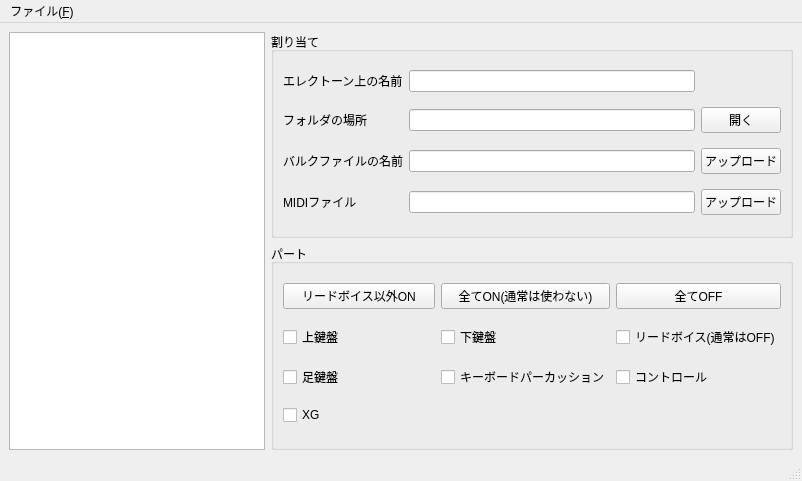
<?xml version="1.0" encoding="UTF-8"?>
<ui version="4.0">
 <author>Naoki Uehara</author>
 <class>mainwindow</class>
 <widget class="QMainWindow" name="mainwindow">
  <property name="geometry">
   <rect>
    <x>0</x>
    <y>0</y>
    <width>802</width>
    <height>481</height>
   </rect>
  </property>
  <property name="minimumSize">
   <size>
    <width>802</width>
    <height>481</height>
   </size>
  </property>
  <property name="windowTitle">
   <string>elsnam editor</string>
  </property>
  <widget class="QWidget" name="centralwidget">
   <layout class="QGridLayout" name="gridLayout">
    <item row="0" column="1">
     <widget class="QGroupBox" name="gbReg">
      <property name="title">
       <string>割り当て</string>
      </property>
      <layout class="QGridLayout" name="gridLayout_2">
       <item row="4" column="0">
        <widget class="QLabel" name="lbMIDIFile">
         <property name="text">
          <string>MIDIファイル</string>
         </property>
        </widget>
       </item>
       <item row="1" column="4">
        <widget class="QPushButton" name="btnFolderOpen">
         <property name="text">
          <string>開く</string>
         </property>
        </widget>
       </item>
       <item row="1" column="0">
        <widget class="QLabel" name="lbFolderPath">
         <property name="text">
          <string>フォルダの場所</string>
         </property>
        </widget>
       </item>
       <item row="3" column="2">
        <widget class="QLineEdit" name="tbBankFileName">
         <property name="sizePolicy">
          <sizepolicy hsizetype="Expanding" vsizetype="Fixed">
           <horstretch>0</horstretch>
           <verstretch>0</verstretch>
          </sizepolicy>
         </property>
         <property name="autoFillBackground">
          <bool>false</bool>
         </property>
         <property name="readOnly">
          <bool>true</bool>
         </property>
        </widget>
       </item>
       <item row="4" column="2">
        <widget class="QLineEdit" name="tbMIDIFileName">
         <property name="readOnly">
          <bool>true</bool>
         </property>
        </widget>
       </item>
       <item row="3" column="0">
        <widget class="QLabel" name="lbBankFile">
         <property name="text">
          <string>バルクファイルの名前</string>
         </property>
        </widget>
       </item>
       <item row="4" column="4">
        <widget class="QPushButton" name="btnMIDIUpload">
         <property name="text">
          <string>アップロード</string>
         </property>
        </widget>
       </item>
       <item row="3" column="4">
        <widget class="QPushButton" name="btnBankUpload">
         <property name="text">
          <string>アップロード</string>
         </property>
        </widget>
       </item>
       <item row="0" column="0">
        <widget class="QLabel" name="lbName">
         <property name="text">
          <string>エレクトーン上の名前</string>
         </property>
        </widget>
       </item>
       <item row="0" column="2">
        <widget class="QLineEdit" name="tbNameOnElectone">
         <property name="readOnly">
          <bool>true</bool>
         </property>
        </widget>
       </item>
       <item row="1" column="2">
        <widget class="QLineEdit" name="tbFolderName">
         <property name="readOnly">
          <bool>true</bool>
         </property>
        </widget>
       </item>
      </layout>
     </widget>
    </item>
    <item row="0" column="0" rowspan="2">
     <widget class="QListView" name="lvFolder">
      <property name="sizePolicy">
       <sizepolicy hsizetype="Preferred" vsizetype="Preferred">
        <horstretch>0</horstretch>
        <verstretch>0</verstretch>
       </sizepolicy>
      </property>
     </widget>
    </item>
    <item row="1" column="1">
     <widget class="QGroupBox" name="gbMIDI">
      <property name="title">
       <string>パート</string>
      </property>
      <layout class="QGridLayout" name="gridLayout_3">
       <item row="6" column="2">
        <widget class="QCheckBox" name="cbLead">
         <property name="text">
          <string>リードボイス(通常はOFF)</string>
         </property>
        </widget>
       </item>
       <item row="6" column="1">
        <widget class="QCheckBox" name="cbLower">
         <property name="text">
          <string>下鍵盤</string>
         </property>
        </widget>
       </item>
       <item row="6" column="0">
        <widget class="QCheckBox" name="cbUpper">
         <property name="text">
          <string>上鍵盤</string>
         </property>
        </widget>
       </item>
       <item row="0" column="0">
        <widget class="QPushButton" name="btnExLead">
         <property name="text">
          <string>リードボイス以外ON</string>
         </property>
        </widget>
       </item>
       <item row="7" column="0">
        <widget class="QCheckBox" name="cbFoot">
         <property name="text">
          <string>足鍵盤</string>
         </property>
        </widget>
       </item>
       <item row="0" column="1">
        <widget class="QPushButton" name="btnAllOn">
         <property name="text">
          <string>全てON(通常は使わない)</string>
         </property>
        </widget>
       </item>
       <item row="0" column="2">
        <widget class="QPushButton" name="btnAllOff">
         <property name="text">
          <string>全てOFF</string>
         </property>
        </widget>
       </item>
       <item row="7" column="1">
        <widget class="QCheckBox" name="cbKBP">
         <property name="text">
          <string>キーボードパーカッション</string>
         </property>
        </widget>
       </item>
       <item row="7" column="2">
        <widget class="QCheckBox" name="cbControl">
         <property name="text">
          <string>コントロール</string>
         </property>
        </widget>
       </item>
       <item row="8" column="0">
        <widget class="QCheckBox" name="cbXG">
         <property name="text">
          <string>XG</string>
         </property>
        </widget>
       </item>
      </layout>
     </widget>
    </item>
   </layout>
  </widget>
  <widget class="QStatusBar" name="statusbar"/>
  <widget class="QMenuBar" name="menubar">
   <property name="geometry">
    <rect>
     <x>0</x>
     <y>0</y>
     <width>802</width>
     <height>22</height>
    </rect>
   </property>
   <widget class="QMenu" name="menu_F">
    <property name="title">
     <string>ファイル(&amp;F)</string>
    </property>
    <addaction name="actOpen"/>
    <addaction name="actSave"/>
    <addaction name="actClose"/>
   </widget>
   <addaction name="menu_F"/>
  </widget>
  <action name="actClose">
   <property name="text">
    <string>閉じる</string>
   </property>
  </action>
  <action name="actSave">
   <property name="text">
    <string>保存</string>
   </property>
  </action>
  <action name="actOpen">
   <property name="text">
    <string>ELS_SONG.NAMを開く</string>
   </property>
  </action>
 </widget>
 <tabstops>
  <tabstop>tbNameOnElectone</tabstop>
  <tabstop>tbFolderName</tabstop>
  <tabstop>btnFolderOpen</tabstop>
  <tabstop>tbBankFileName</tabstop>
  <tabstop>btnBankUpload</tabstop>
  <tabstop>tbMIDIFileName</tabstop>
  <tabstop>lvFolder</tabstop>
  <tabstop>btnMIDIUpload</tabstop>
  <tabstop>btnExLead</tabstop>
  <tabstop>btnAllOn</tabstop>
  <tabstop>btnAllOff</tabstop>
  <tabstop>cbUpper</tabstop>
  <tabstop>cbLower</tabstop>
  <tabstop>cbLead</tabstop>
  <tabstop>cbFoot</tabstop>
  <tabstop>cbKBP</tabstop>
  <tabstop>cbControl</tabstop>
  <tabstop>cbXG</tabstop>
 </tabstops>
 <resources/>
 <connections/>
</ui>
